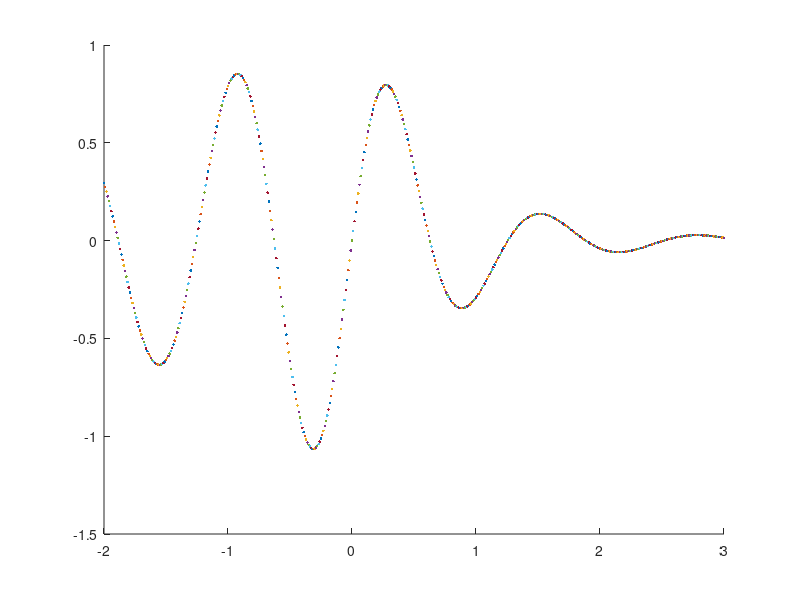
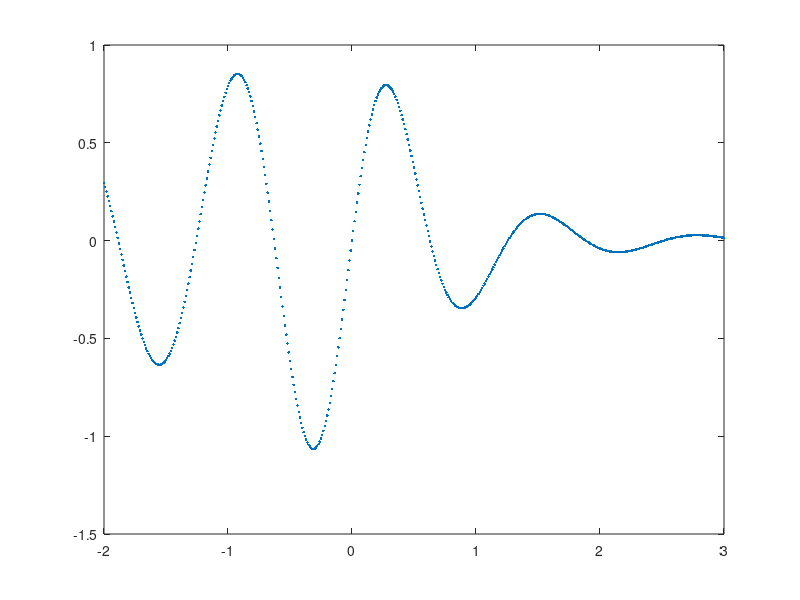

Recreate these plots in MATLAB, in order.
% Plot a function two different ways:
%   - one point at a time
%   - using vectors of x and y values

close all  % close all opened figure windows

figure  % figure 1
hold on
% Plot one point at a time without storing all values in vectors
for x=  -2:.01:3
    y= sin(5*x)*exp(-x/2)/(1+x^2);
    plot(x,y,'.')
end
hold off

figure  % figure 2
% Plot using vectors of x and y values
v= linspace(-2,3,501);
w= zeros(1, length(v));
for k=  1:length(v)
    w(k)= sin(5*v(k))*exp(-v(k)/2)/(1+v(k)^2);
end
plot(v,w,'.')
